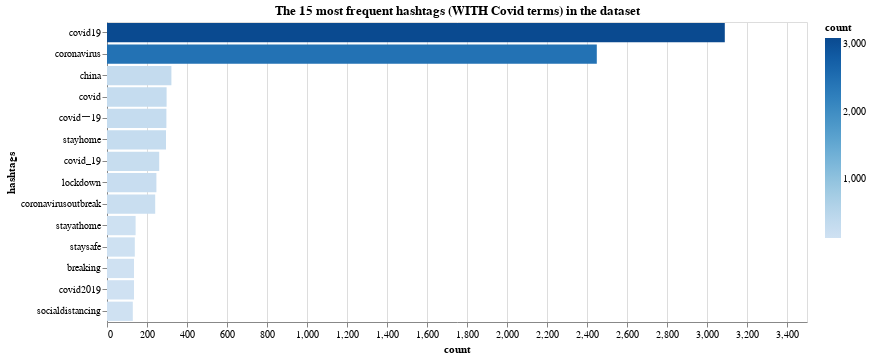

Here is the notebook cell this chart was saved with:
### Markdown cell above
We have calculated the frequency distribution, displayed in the form of a bar chart showing the 15 most frequent hashtags within the dataset:

### Code cell
fdist_covid = dict(nltk.FreqDist(cmt_list_covid))
fdist_sorted = dict(sorted(fdist_covid.items(), key=lambda item: item[1], reverse=True))
#print(fdist_sorted)
out = dict(itertools.islice(fdist_sorted.items(), 15))

df = pd.DataFrame.from_dict(out, orient='index').reset_index()
df = df.rename(columns={'index':'hashtags', 0:'count'})
#print(df)
#alt.renderers.enable('altair_viewer',inline=True)

char = alt.Chart(
    df
).mark_bar().encode(
    x=alt.X('count:Q'),
    y=alt.Y('hashtags:N',sort='-x'),
    color=alt.Color('count:Q',scale=alt.Scale(scheme="blues"))
).transform_window(
    rank='rank(count)',
    sort=[alt.SortField('count', order='descending')]
).transform_filter(
    (alt.datum.rank < 15)
).properties(width=700, height=300, title = "The 15 most frequent hashtags (WITH Covid terms) in the dataset")

char

### Figure 1 — Vega-Lite specification as saved in the notebook (floating-point values rounded to 4 significant figures)
{"config": {"view": {"continuousWidth": 400, "continuousHeight": 300}}, "data": {"name": "data-f2762da9fd593e41a1580b80c47a39dd"}, "mark": "bar", "encoding": {"color": {"type": "quantitative", "field": "count", "scale": {"scheme": "blues"}}, "x": {"type": "quantitative", "field": "count"}, "y": {"type": "nominal", "field": "hashtags", "sort": "-x"}}, "height": 300, "title": "The 15 most frequent hashtags (WITH Covid terms) in the dataset", "transform": [{"window": [{"op": "rank", "field": "count", "as": "rank"}], "sort": [{"field": "count", "order": "descending"}]}, {"filter": "(datum.rank < 15)"}], "width": 700, "$schema": "https://vega.github.io/schema/vega-lite/v4.8.1.json", "datasets": {"data-f2762da9fd593e41a1580b80c47a39dd": [{"hashtags": "covid19", "count": 3089}, {"hashtags": "coronavirus", "count": 2449}, {"hashtags": "china", "count": 322}, {"hashtags": "covid", "count": 298}, {"hashtags": "covidー19", "count": 297}, {"hashtags": "stayhome", "count": 295}, {"hashtags": "covid_19", "count": 261}, {"hashtags": "lockdown", "count": 247}, {"hashtags": "coronavirusoutbreak", "count": 241}, {"hashtags": "stayathome", "count": 143}, {"hashtags": "staysafe", "count": 139}, {"hashtags": "breaking", "count": 135}, {"hashtags": "covid2019", "count": 135}, {"hashtags": "socialdistancing", "count": 129}, {"hashtags": "corona", "count": 125}]}}
